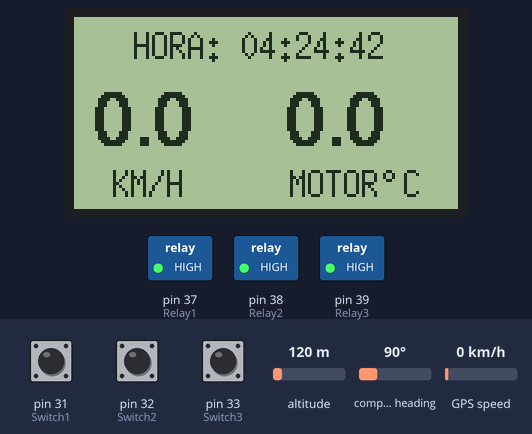
Simulated run of this program. Board: Arduino Mega 2560, built with avr-gcc and run on an emulated ATmega2560. On the bench: 128×64 one-colour display, switched loads named in the program (green lamp = pin HIGH). The inputs (shaded band) are chosen by the test bench; at power-on: pin 31 (Switch1) HIGH, pin 32 (Switch2) HIGH, pin 33 (Switch3) HIGH, GPS speed 0 km/h, altitude 120 m, compass heading 90°. The GPS gets a fix after 3 s at 37.7749, -122.4194 with 8 satellites; what the program prints to the serial monitor is not drawn.

Above: at 12.3 s.
12.4 s: pin 31 (Switch1) pulled LOW for 1 s
At 13.9 s:
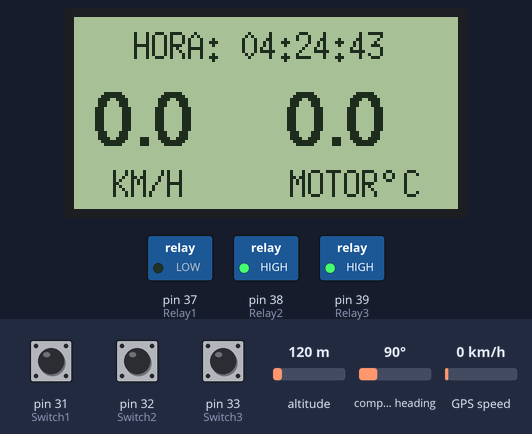
15.6 s: pin 32 (Switch2) pulled LOW for 1 s
At 16.8 s:
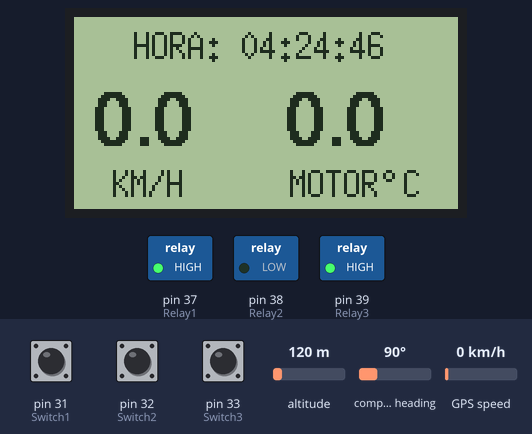
18.6 s: pin 33 (Switch3) pulled LOW for 1 s
At 19.9 s:
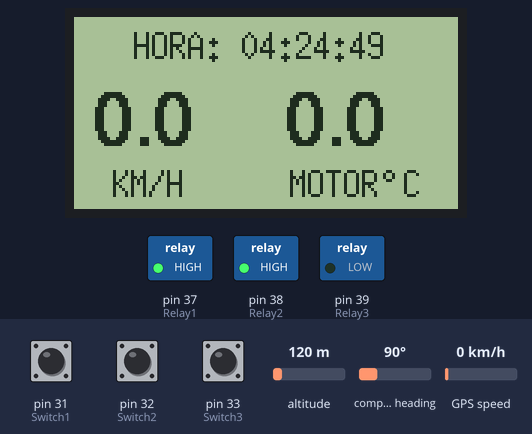
21.6 s: GPS speed set to 2 km/h
At 22.6 s:
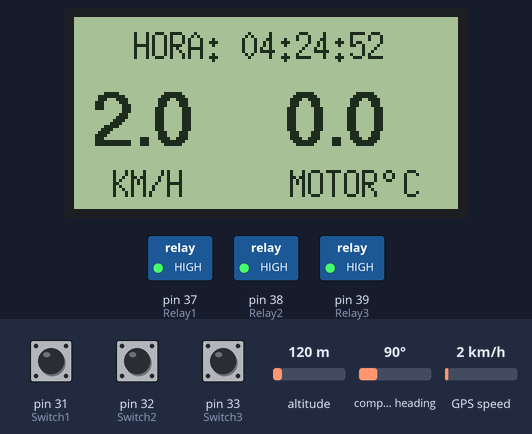
24.7 s: GPS speed set to 30 km/h
At 26.0 s:
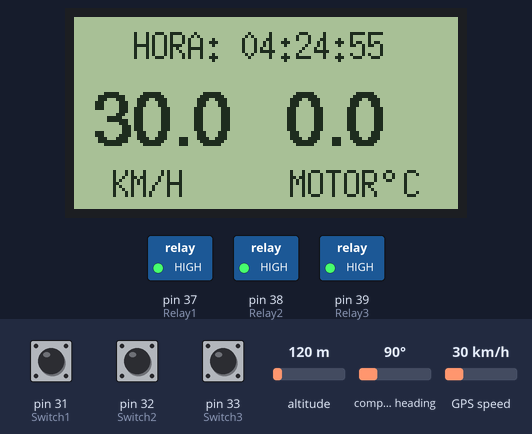
27.7 s: GPS speed set to 60 km/h
At 28.6 s:
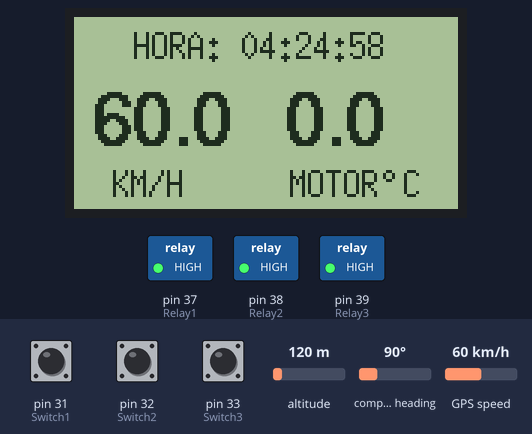
Timing chart, 0 to 30.7 s (numbered marks = the images above; inputs shaded):
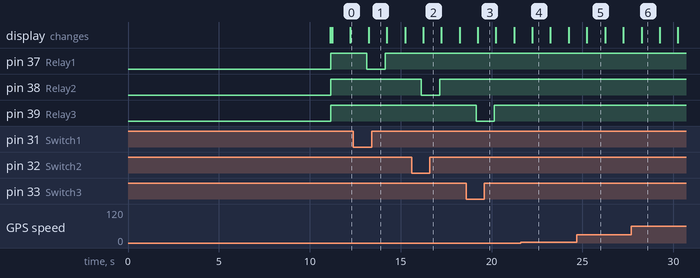

The program:

main.cpp
```cpp
/*Códigos de error:
200 --> Ok
401 --> Error al iniciar termómetro
402 --> Error al leer la temperatura
501 --> Error al iniciar la pantalla LCD
*/

/*Librerías*/
//Pantalla
#include <U8g2lib.h>
#include <SPI.h>

//Termómetro
#include <Wire.h>
#include <Adafruit_MLX90614.h>

//GPS
#include <TinyGPSPlus.h>
#include <Arduino.h>
#include <TimeLib.h>


/*Protitipos de funciones*/
void bootUp_screen();
void clear_screen();
void mostrar_display(float temperaturaObjeto, float temperaturaAmbiente);
void error_handling(int componente, int debug);
bool newData();
int Velocidad();
char* Tiempo();
bool Switches(int Switch, int Relay);


/*Variables*/
#define lcdE 36
#define lcdRW 34
#define lcdRS 35
#define gpsTX 15
#define gpsRX 14
#define Switch1 31
#define Switch2 32
#define Switch3 33
#define Relay1 37
#define Relay2 38
#define Relay3 39

float temperaturaAmbiente = 0;
float temperaturaObjeto = 0;
int velocidad = 0;
bool isSwitch1 = false;
bool isSwitch2 = false;
bool isSwitch3 = false;
char Time[]  = "HORA: 00:00:00";
char NoTime[] = "HORA: --:--:--";

/*Objetos*/
U8G2_ST7920_128X64_F_SW_SPI u8g2(U8G2_R0, /* clock=*/ lcdE, /* data=*/ lcdRW, /* CS=*/ lcdRS, /* reset=*/ U8X8_PIN_NONE); //E=clock=14, RW=data=13, RS=CS
Adafruit_MLX90614 termometroIR = Adafruit_MLX90614();
TinyGPSPlus gps;

/*Array para almacenar los códigos de estatus:
[0] --> Termómetro
[1] --> Pantalla LCD
[2] --> GPS
*/
int estatus [3]; //Espacio para 2 códigos de estatus.
String componentes [3] = {"Termómetro", "Pantalla LCD", "GPS"}; //Array para almacenar los nombres de los componentes.
int intento = 0; //Contador interno de void setup()

// Logotipo de la escudería
#define BORREGOS_SF_RACING_TEAM_W 43
#define BORREGOS_SF_RACING_TEAM_H 64
static const unsigned char BORREGOS_SF_RACING_TEAM[] U8X8_PROGMEM = {
   0xe0, 0xf3, 0xff, 0xff, 0x3f, 0x00, 0xf8, 0xf3, 0xff, 0xff, 0xff, 0x00,
   0xfc, 0xf3, 0xff, 0xff, 0xff, 0x01, 0xfe, 0xf1, 0xff, 0xff, 0xff, 0x03,
   0xfe, 0xe1, 0xff, 0xff, 0xff, 0x07, 0xff, 0xc2, 0xff, 0xff, 0xff, 0x07,
   0x7f, 0xda, 0xff, 0xff, 0xff, 0x07, 0x3f, 0xbb, 0xff, 0xff, 0xff, 0x07,
   0x9f, 0x7b, 0xfe, 0xff, 0xff, 0x07, 0xc3, 0xf3, 0xf8, 0x00, 0xff, 0x07,
   0xf0, 0xf3, 0x33, 0x00, 0x3c, 0x00, 0xff, 0xf3, 0x9f, 0x0f, 0x98, 0x07,
   0xff, 0xe1, 0xff, 0x3f, 0xf0, 0x07, 0xff, 0xe0, 0xff, 0xff, 0xe0, 0x07,
   0xff, 0xca, 0xff, 0xff, 0xc1, 0x07, 0x7f, 0x9a, 0xff, 0xfc, 0x83, 0x07,
   0x3f, 0x3b, 0x1f, 0xf0, 0x07, 0x07, 0x8f, 0x7b, 0x06, 0xc0, 0x0f, 0x06,
   0xe0, 0xf3, 0x03, 0x80, 0x1f, 0x00, 0xfc, 0xf3, 0x01, 0x00, 0x1f, 0x00,
   0xff, 0xf1, 0x01, 0x00, 0x3e, 0x00, 0xff, 0xe1, 0x00, 0x00, 0x3c, 0x00,
   0xff, 0xe0, 0xe0, 0x07, 0x1c, 0x00, 0xff, 0xda, 0xf0, 0x0f, 0x08, 0x00,
   0x7f, 0x9b, 0xf8, 0x1f, 0x00, 0x00, 0x9f, 0xbb, 0xf8, 0x3f, 0x00, 0x00,
   0xcf, 0xfb, 0xf8, 0x7f, 0x00, 0x00, 0xe0, 0xf3, 0x78, 0x7f, 0x00, 0x00,
   0xff, 0xf3, 0x78, 0xfe, 0x00, 0x00, 0xff, 0xf1, 0x78, 0x7c, 0x00, 0x00,
   0xff, 0xe1, 0xf9, 0x78, 0x00, 0x00, 0xff, 0xc0, 0xf9, 0x38, 0x00, 0x00,
   0x7f, 0xda, 0xf9, 0x31, 0x00, 0x00, 0x3f, 0xbb, 0xf3, 0x61, 0x00, 0x00,
   0x9f, 0x7b, 0xf2, 0xe1, 0x03, 0x00, 0xc3, 0xfb, 0xf2, 0x61, 0x0e, 0x00,
   0xf0, 0xf3, 0xe7, 0xc1, 0x1c, 0x00, 0xff, 0xf3, 0xef, 0xc1, 0x1c, 0x00,
   0xff, 0xe1, 0xcf, 0xc1, 0x30, 0x00, 0xff, 0xe0, 0xdf, 0xc1, 0x00, 0x00,
   0xff, 0xca, 0xbf, 0xc0, 0x00, 0x00, 0x7f, 0x9a, 0x7d, 0xc0, 0x00, 0x00,
   0x3f, 0x3b, 0x31, 0xe0, 0x00, 0x00, 0x8f, 0x7b, 0x02, 0xe0, 0x00, 0x00,
   0xe0, 0xfb, 0x06, 0xf0, 0x01, 0x00, 0xf8, 0xf3, 0x0f, 0x78, 0x02, 0x00,
   0xff, 0xf1, 0x3f, 0xfe, 0x06, 0x00, 0xff, 0xe5, 0xff, 0xe7, 0x06, 0x00,
   0xff, 0xec, 0xff, 0xcf, 0x0e, 0x00, 0xff, 0xde, 0xff, 0x9f, 0x0a, 0x00,
   0x7f, 0x9f, 0xff, 0x3f, 0x08, 0x00, 0x9f, 0x3f, 0xff, 0x3f, 0x0c, 0x00,
   0xcf, 0x7f, 0xfc, 0x7f, 0x1e, 0x00, 0xe0, 0xff, 0x01, 0x7e, 0x1e, 0x00,
   0xff, 0xff, 0xff, 0xf8, 0x1e, 0x06, 0xff, 0xff, 0xff, 0xf3, 0xfe, 0x07,
   0xff, 0xff, 0xff, 0xef, 0xe6, 0x07, 0xff, 0xff, 0xff, 0xcf, 0xf2, 0x07,
   0xff, 0xff, 0xff, 0x9f, 0xf8, 0x07, 0xfe, 0xff, 0xff, 0x3f, 0xfc, 0x07,
   0xfe, 0xff, 0xff, 0x7f, 0xfc, 0x03, 0xfc, 0xff, 0xff, 0x7f, 0xfe, 0x01,
   0xf8, 0xff, 0xff, 0x7f, 0xfe, 0x00, 0xe0, 0xff, 0xff, 0x7f, 0x3e, 0x00 };


void setup()
{
  Wire.begin();
  Serial.begin(115200);

  /*BOOTUP LCD
  Se intenta iniciar el LCD 3 veces, si no se obtiene respuesta de u8g.begin(), se da el código de estatus 401
  y se continúa con el programa.*/
  while (intento < 3){
    if (u8g2.begin() != 0){
      u8g2.setColorIndex(1); // pixels on
      u8g2.enableUTF8Print();
      error_handling(1, 200); // Se almacena e imprime el código de estatus.
      bootUp_screen();
      intento = 4;
    }
    else{
      estatus[1] = 501;
    }
    intento++;
  }
  intento = 0; // Se reinicia el contador de intentos.

  /*BOOTUP TERMOMETRO IR
  Se intenta iniciar el termómetro 3 veces, si no se obtiene respuesta de termometroIR.begin(), se da el
  código de estatus 401*/
  /*while (intento < 3) {
    Serial.println("Sigo1");
    if (termometroIR.begin() == 1){
      error_handling(0, 200); // Se almacena e imprime el código de estatus.
      intento = 4;
    }
    else{
      estatus[0] = 401;
      error_handling(0, 401); // Se almacena e imprime el código de estatus.
    }
    intento++;
    delay(5000);
  }*/
  intento = 0; // Se reinicia el contador de intentos.

  Serial.println("Sigo");


  /*BOOTUP GPS*/
  Serial3.begin(9600);

  /*BOOTUP SWITCHES*/
  pinMode(Switch1, INPUT);
  pinMode(Switch2, INPUT);
  pinMode(Switch3, INPUT);
  pinMode(Relay1, OUTPUT);
  pinMode(Relay2, OUTPUT);
  pinMode(Relay3, OUTPUT);

  delay(5000);
  clear_screen();
}


void loop()
{
  /*LECTURA DE TEMPERATURA*/
  if (estatus[0] == 200){
    temperaturaAmbiente = termometroIR.readAmbientTempC();
    temperaturaObjeto = termometroIR.readObjectTempC();
    if (!(isnan(temperaturaAmbiente))){
      delay(5);
    }
    else{
      estatus[0] = 402; // El modificar el estatus, loop no volverá a ejecutar el código del termometro.
      error_handling(0, 402); //Imprime código de estatus
    }
  }

  /*LECTURA DE VELOCIDAD*/
  if (newData())
  {
    velocidad = Velocidad();
  }

  /*SWITCHES*/
  isSwitch1 = Switches(Switch1, Relay1);
  isSwitch2 = Switches(Switch2, Relay2);
  isSwitch3 = Switches(Switch3, Relay3);

  /*IMPRIMIR EN LCD*/
  if (estatus[1] == 200){
      u8g2.firstPage();
    do {
      mostrar_display(temperaturaObjeto, velocidad);
    } while(u8g2.nextPage());
  }

}

/*FUNCIONES*/
void bootUp_screen()
{
  // graphic commands to redraw the complete screen should be placed here
  // u8g.setFont(u8g_font_unifont);
  // u8g.setFont(u8g_font_helvB24);
  u8g2.setFont(u8g_font_profont17);
  u8g2.firstPage();
  do
  {
    u8g2.drawXBMP(0, 0, BORREGOS_SF_RACING_TEAM_W, BORREGOS_SF_RACING_TEAM_H, BORREGOS_SF_RACING_TEAM); // (x, y, width*8, height)
    u8g2.setFont(u8g2_font_helvB10_tf);
    u8g2.drawStr(46, 31, "MARI");
    u8g2.setFont(u8g2_font_6x13_tf);
    u8g2.drawStr(46, 45, "By SF RACING");
  } while (u8g2.nextPage());
  delay(6000);
}

void clear_screen()
{
  u8g2.firstPage();
  do
  {
    u8g2.setColorIndex(0); // Clear pixel value
    u8g2.drawBox(0, 0, 64, 128); // Draw clear pixel in all LCD
  } while (u8g2.nextPage());
}

void mostrar_display(float temperaturaObjeto, float velocidad)
{
    u8g2.setFont(u8g2_font_helvB18_tf);
    u8g2.setColorIndex(1);
    u8g2.setCursor(7, 43);
    u8g2.print(velocidad, 1); //32 px
    u8g2.setCursor(71, 43);
    u8g2.print(temperaturaObjeto, 1); //32 px


    u8g2.setFont(u8g2_font_6x13_tf);
    u8g2.drawStr(20, 14, /*"#10 - SERGIO Z."*/Tiempo());

    u8g2.drawStr(13, 60, "KM/H");

    //u8g2.drawStr(10, 60, "KM/H"); //32 Px de ancho
    u8g2.drawStr(72, 60, "MOTOR");
    u8g2.drawUTF8(102, 60, "°");
    u8g2.drawStr(110, 60, "C"); //16 Px de ancho -- 8 pixeles mas que el simbolo °

}

// Función para imprimir los códigos de estatus.
void error_handling(int componente, int debug){
  estatus[componente] = debug; //Se guarda el código de estatus en el array.
  Serial.print(componentes[componente] + ": "); //Se imprime el nombre del componente.
  Serial.println(debug); //Se imprime el código de estatus.
}

bool newData(){
  for (unsigned long start = millis(); millis() - start < 1000;)
  {
    while (Serial3.available())
    {
      if (gps.encode(Serial3.read()))
        return true;
    }
  }
  return false;
}

int Velocidad()
{
  if (gps.location.isValid() == 1)
  {
    return gps.speed.kmph();
  }
  else
  {
    return 0;
  }
}

char* Tiempo()
{
  if (gps.time.isValid() == 1)
  {
    // set current UTC time
    setTime(gps.time.hour(), gps.time.minute(), gps.time.second(), gps.date.day(), gps.date.month(), gps.date.year());
    // add the offset to get local time
    //adjustTime(-21600);

    Time[12] = second() / 10 + '0';
    Time[13] = second() % 10 + '0';
    Time[9]  = minute() / 10 + '0';
    Time[10] = minute() % 10 + '0';
    Time[6]  = (hour()-6)   / 10 + '0';
    Time[7]  = (hour()-6)  % 10 + '0';
    Serial.println(Time);
    return Time;
  }
  else
  {
    return NoTime;
  }
}

bool Switches(int Switch, int Relay){
    if (digitalRead(Switch) == HIGH)
  {
    digitalWrite(Relay, HIGH);
    return true;
  }
  else
  {
    digitalWrite(Relay, LOW);
    return false;
  }
}
```

Measured:
- after the input at 12.4 s, pin 37 (Relay1): HIGH → LOW after 0.75 s, → HIGH 1.0 s later
- after the input at 15.6 s, pin 38 (Relay2): HIGH → LOW after 0.55 s, → HIGH 1.0 s later
- after the input at 18.6 s, pin 39 (Relay3): HIGH → LOW after 0.55 s, → HIGH 1.0 s later
- what the display in image 4 shows lasts 1.0 s, from 22.2 s to 23.2 s
